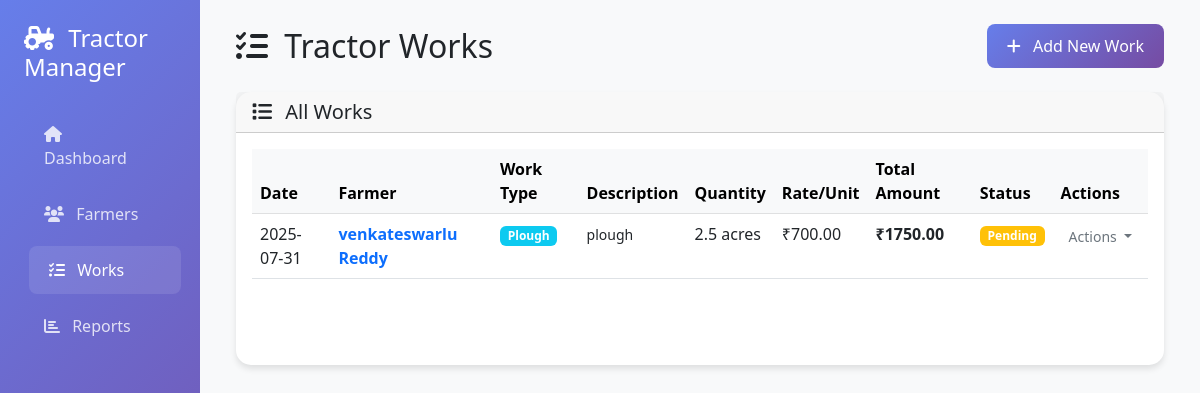
Page /works on the earlier database version.
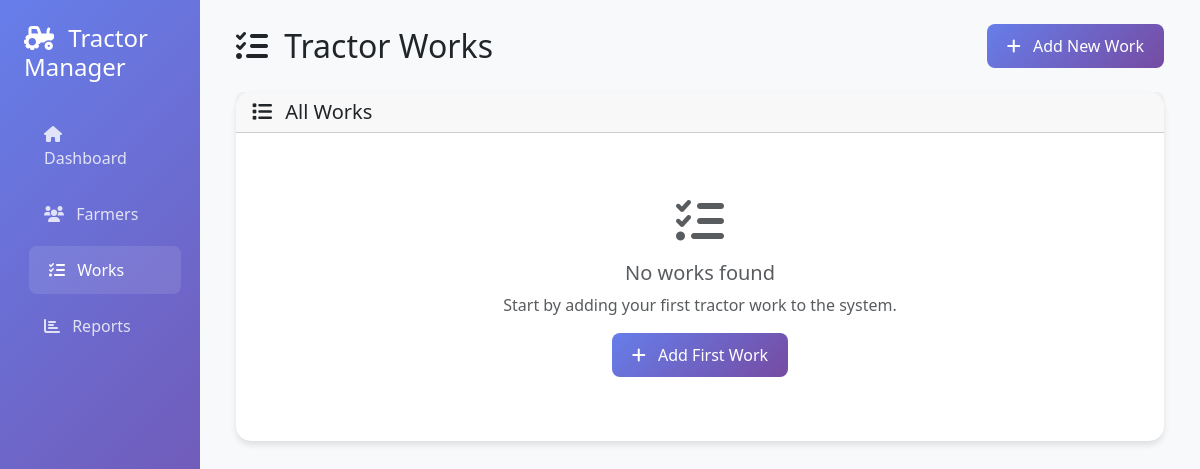
Same page on the later database version.
### app.py (models this page shows)
class TractorWork(db.Model):
    id = db.Column(db.Integer, primary_key=True)
    work_type = db.Column(db.String(50), nullable=False)
    description = db.Column(db.Text, nullable=False)
    date = db.Column(db.Date, nullable=False)
    quantity = db.Column(db.Float, nullable=False)
    rate_per_unit = db.Column(db.Float, nullable=False)
    unit_type = db.Column(db.String(20), nullable=False)  # hours, trips, acres, etc.
    total_amount = db.Column(db.Float, nullable=False)
    status = db.Column(db.String(20), default='Pending')  # Pending, Completed, Paid
    farmer_id = db.Column(db.Integer, db.ForeignKey('farmer.id'), nullable=False)
    created_at = db.Column(db.DateTime, default=datetime.utcnow)

class Farmer(db.Model):
    id = db.Column(db.Integer, primary_key=True)
    name = db.Column(db.String(100), nullable=False)
    phone = db.Column(db.String(20), nullable=False)
    email = db.Column(db.String(120), unique=True, nullable=True)
    address = db.Column(db.Text, nullable=False)
    created_at = db.Column(db.DateTime, default=datetime.utcnow)
    works = db.relationship('TractorWork', backref='farmer', lazy=True)

### app.py (the view)
@app.route('/works')
def works():
    works_list = TractorWork.query.order_by(TractorWork.date.desc()).all()
    return render_template('works.html', works=works_list)

### templates/works.html (shortened to what the changed rows need)
{% extends "base.html" %}
{% block content %}
<div class="row mb-4">
    <div class="col-12 d-flex justify-content-between align-items-center">
        <h2 class="mb-0">
            <i class="fas fa-tasks me-2"></i>
            Tractor Works
        </h2>
    </div>
</div>
<div class="row">
    <div class="col-12">
        <div class="card">
            <div class="card-body">
                {% if works %}
                <div class="table-responsive table-container">
                    <table class="table table-hover">
                        <thead class="table-light">
                            <tr>
                                <th>Date</th>
                                <th>Farmer</th>
                                <th>Work Type</th>
                                <th>Description</th>
                                <th>Quantity</th>
                                <th>Rate/Unit</th>
                                <th>Total Amount</th>
                                <th>Status</th>
                                <th>Actions</th>
                            </tr>
                        </thead>
                        <tbody>
                            {% for work in works %}
                            <tr>
                                <td>{{ work.date.strftime('%Y-%m-%d') }}</td>
                                <td>
                                    <a href="{{ url_for('farmer_detail', farmer_id=work.farmer.id) }}"
                                        class="text-decoration-none">
                                        <strong>{{ work.farmer.name }}</strong>
                                    </a>
                                </td>
                                <td>
                                    <span class="badge bg-info">{{ work.work_type.title() }}</span>
                                </td>
                                <td>
                                    <small>{{ work.description[:50] }}</small>
                                </td>
                                <td>{{ work.quantity }} {{ work.unit_type }}</td>
                                <td>₹{{ "%.2f"|format(work.rate_per_unit) }}</td>
                                <td>
                                    <strong>₹{{ "%.2f"|format(work.total_amount) }}</strong>
                                </td>
                                <td>
                                    {% if work.status == 'Pending' %}
                                    <span class="badge bg-warning">Pending</span>
                                    {% elif work.status == 'Completed' %}
                                    <span class="badge bg-success">Completed</span>
                                    {% else %}
                                    <span class="badge bg-primary">Paid</span>
                                    {% endif %}
                                </td>
                                <td>
                                    <div class="dropdown">
                                        <button class="btn btn-sm btn-outline-secondary dropdown-toggle" type="button"
                                            id="dropdownMenu{{ work.id }}" data-bs-toggle="dropdown"
                                            aria-expanded="false">
                                            Actions
                                        </button>
                                    </div>
                                </td>
                            </tr>
                            {% endfor %}
                        </tbody>
                    </table>
                </div>
                {% else %}
                <div class="text-center py-5">
                    <i class="fas fa-tasks fa-3x text-muted mb-3"></i>
                    <h5 class="text-muted">No works found</h5>
                    <p class="text-muted">Start by adding your first tractor work to the system.</p>
                    <a href="{{ url_for('add_work') }}" class="btn btn-primary">
                        <i class="fas fa-plus me-2"></i>
                        Add First Work
                    </a>
                </div>
                {% endif %}
            </div>
        </div>
    </div>
</div>
{% endblock %}

Differences in the rows shown:
removed TractorWork: date "2025-07-31", farmer.name "venkateswarlu Reddy", work_type "Plough", description "plough", quantity "2.5", unit_type "acres", rate_per_unit "700.00", total_amount "1750.00", status "Pending"
Other differences:
text no longer shown: "Date Farmer Work Type Description Quantity Rate/Unit Total Amount Status Actions"
text now shown: "No works found Start by adding your first tractor work to the system. Add First Work"
